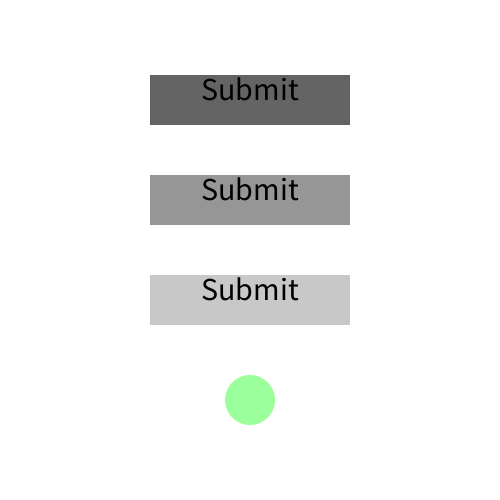
Frame 1 (no input)
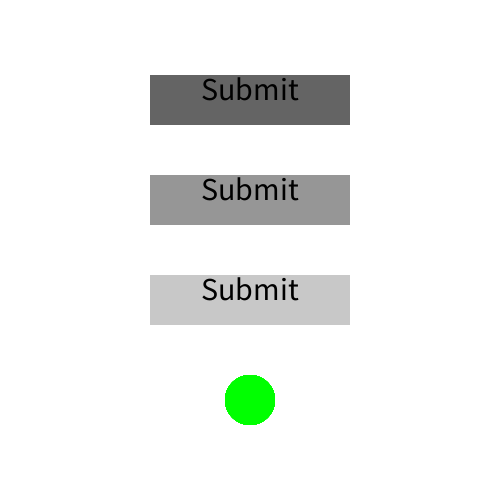
Frame 60 (the mouse pressed at the canvas centre just before this capture)
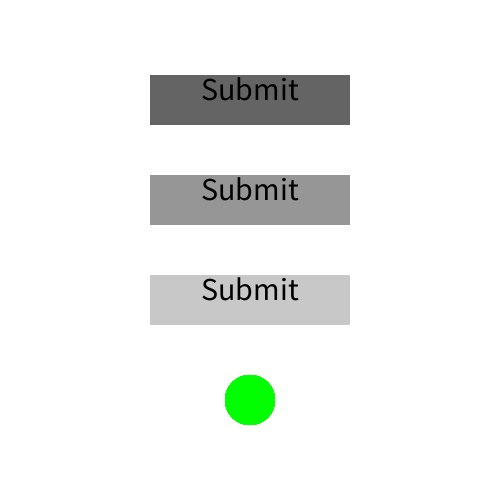
Frame 120 (the mouse held since frame 60 and released just before this capture)

The Processing sketch that drew these frames (run headless with seeded random() and noise(); from frame 60 on, the mouse is pressed at the canvas centre):

// Processing sketch: AdeojoPeter_Asgt01_2
// ── AdeojoPeter_Asgt01_2.pde
void setup()
{
  
    size(500,500);
    background(255);

}


void draw()
{
  //Set Ups
  noStroke();
  rectMode(CENTER);
  textAlign(CENTER);
  textSize(32);
  ellipseMode(CENTER);
  
  //Fills and shapes
  fill(100);
  rect(250,100,200,50);
  fill(0);
  text("Submit", 250, 100);
  
  
  fill(150);
  rect(250,200,200,50);
  fill(0);
  text("Submit", 250, 200);
  
  fill(200);
  rect(250,300,200,50);
  fill(0);
  text("Submit", 250, 300);

  fill(0, 255, 0, 100);
  ellipse(250,400,50,50);

 // fill(0, 102, 153);
 
  
  
  
 // fill(text("Submit",0,0));
  
  
  
}
